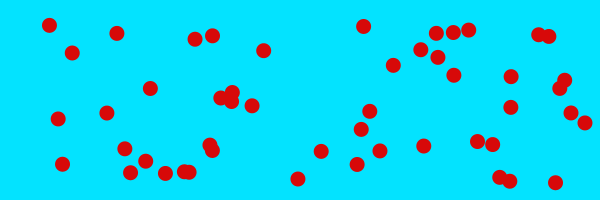
Frame 1 (no input)
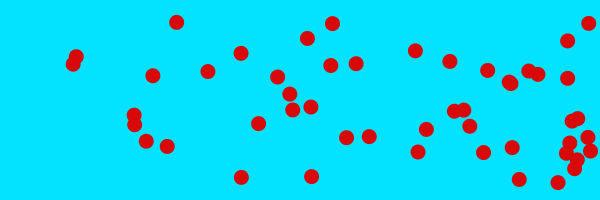
Frame 60 (the mouse pressed at the canvas centre just before this capture)
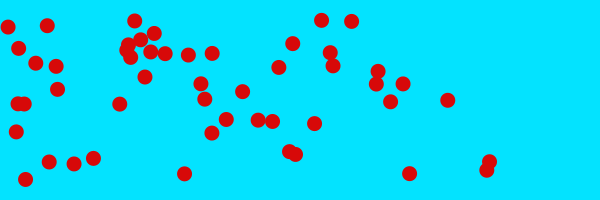
Frame 120 (the mouse held since frame 60 and released just before this capture)

The Processing sketch that drew these frames (run headless with seeded random() and noise(); from frame 60 on, the mouse is pressed at the canvas centre):

// Processing sketch: processing_33821
// ── processing_33821.pde

int diam=15;
int numBalls=50;
 
float[] xpos = new float[numBalls];
float[] ypos= new float[numBalls];
 
float[] velX = new float [numBalls];    
float[] velY = new float [numBalls];   
 
 
void setup(){
  size (600,200);
  background(3, 288, 255);
  frameRate(20);
  noStroke();
  smooth();
  
    for(int i=0; i<numBalls; i++){
    xpos[i]=random(diam, width-diam);
    ypos[i]=random(diam, height-diam);
     
    velX[i]=random(5,10);
    velY[i]=random(5,10);

  }
}
void draw(){
  background(3, 227, 255);
 
  for (int i=0; i<numBalls; i++){
    xpos[i] += velX[i];
    ypos[i] += velY[i];
   
  if(xpos[i]< diam || xpos[i] > width-diam){
      velX[i]*=-1;
  }
   
  if(ypos[i] < diam || ypos[i] > height-diam){
       velY[i]*=-1;
        
  }
  
  fill (215, 9, 9);
  ellipse (xpos [i], ypos [i], diam, diam);
  }
}
